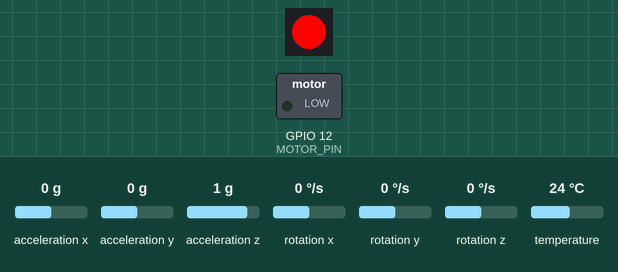
This sketch was run on a simulated ESP32. On the bench: 1 RGB LEDs in strip order, left to right, switched loads named in the sketch (green lamp = pin HIGH). The inputs (shaded band) are chosen by the test bench; at power-on: acceleration x 0 g, acceleration y 0 g, acceleration z 1 g, rotation x 0 °/s, rotation y 0 °/s, rotation z 0 °/s, temperature 24 °C. Nothing arrives over Bluetooth unless stated; a phone connects over Bluetooth LE 3 s after start; what the sketch prints to the serial monitor is not drawn.

Above: at 1.2 s.
At 2.7 s:
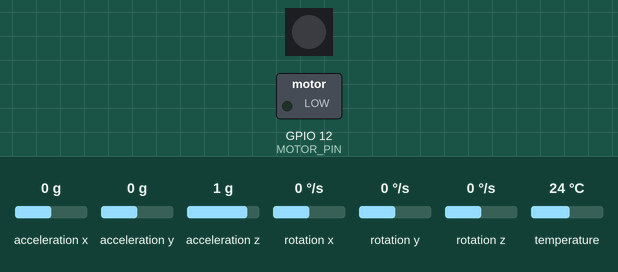
Timing chart, 0 to 4.0 s (numbered marks = the images above):
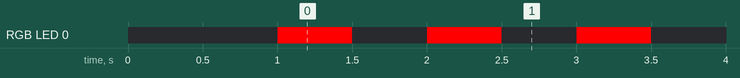

Measured:
- by itself, RGB LED 0: repeats every 1.0 s: off 0.50 s, RGB(255, 0, 0) 0.50 s, until it stays RGB(0, 255, 0) from 4.0 s

The sketch:

IMU_Funciona_led_motor.ino
```cpp
#include <Wire.h>
#include <Adafruit_MPU6050.h>
#include <BLEDevice.h>
#include <BLEUtils.h>
#include <BLEServer.h>
#include <BLE2902.h>
#include <Adafruit_NeoPixel.h>

// Pines de I2C
#define SDA_PIN 1
#define SCL_PIN 2

// Pines de NeoPixel
#define NEOPIXEL_PIN 21
#define NUMPIXELS 1
#define MOTOR_PIN 12  // Pin donde está conectado el motor

Adafruit_MPU6050 myIMU;
Adafruit_NeoPixel pixels(NUMPIXELS, NEOPIXEL_PIN, NEO_GRB + NEO_KHZ800);

// UUIDs para BLE
#define SERVICE_UUID "A9E90000-194C-4523-A473-5FDF36AA4D18"
#define CHAR_UUID_NEOPIXEL "A9E90001-194C-4523-A473-5FDF36AA4D18"
#define CHAR_UUID_IMU "A9E90002-194C-4523-A473-5FDF36AA4D18"
BLECharacteristic *pNeoPixelCharacteristic;
BLECharacteristic *pIMUCharacteristic;

float accelX, accelY, accelZ, gyroX, gyroY, gyroZ;

bool deviceConnected = false;
unsigned long previousMillis = 0;
const long interval = 500;
bool ledState = false;

// Función para cambiar el color del Neopixel
void setNeopixelColor(uint8_t r, uint8_t g, uint8_t b) {
  pixels.setPixelColor(0, pixels.Color(r, g, b));
  pixels.show();
}
void controlMotor(bool state);  // Declaración de función para controlar el motor

// Callbacks para conexión BLE
class MyServerCallbacks : public BLEServerCallbacks {
  void onConnect(BLEServer* pServer) {
    deviceConnected = true;
    Serial.println("Conectado a dispositivo BLE");
    setNeopixelColor(0, 255, 0);
  }

  void onDisconnect(BLEServer* pServer) {
    deviceConnected = false;
    Serial.println("Desconectado de dispositivo BLE");
    setNeopixelColor(255, 0, 0);
  }
};

// Callbacks para escritura en la característica
class MyNeoPixelCallbacks : public BLECharacteristicCallbacks {
  void onWrite(BLECharacteristic *pNeoPixelCharacteristic) {
    std::string value = pNeoPixelCharacteristic->getValue();
    if (value.length() == 4) {
      uint8_t r = value[0];
      uint8_t g = value[1];
      uint8_t b = value[2];
      bool motorState = value[3];  // Estado del motor (0 o 1)

      setNeopixelColor(r, g, b);
      controlMotor(motorState);  // Controlar el motor según el estado recibido
    } else {
      setNeopixelColor(125, 125, 0);
    }
  }
};

void setup() {
  Serial.begin(9600);
  delay(1000);

  Wire.begin(SDA_PIN, SCL_PIN);

  if (!myIMU.begin()) {
    Serial.println("No se pudo inicializar el MPU6050.");
    while (1);
  } else {
    Serial.println("MPU6050 inicializado correctamente.");
  }

  pixels.begin();
  setNeopixelColor(255, 0, 0);

  pinMode(MOTOR_PIN, OUTPUT);  // Configura el pin del motor como salida
  digitalWrite(MOTOR_PIN, LOW);  // Asegúrate de que el motor esté apagado inicialmente

  BLEDevice::init("ESP32 Neopixel Controller");
  BLEServer *pServer = BLEDevice::createServer();
  pServer->setCallbacks(new MyServerCallbacks());
  BLEService *pService = pServer->createService(SERVICE_UUID);

  pIMUCharacteristic = pService->createCharacteristic(
      CHAR_UUID_IMU,
      BLECharacteristic::PROPERTY_NOTIFY
  );

    // Crear característica para el Neopixel
  pNeoPixelCharacteristic = pService->createCharacteristic(
                      CHAR_UUID_NEOPIXEL,
                      BLECharacteristic::PROPERTY_WRITE
                    );

  // Modificación: Añadimos y configuramos el descriptor BLE2902
  BLE2902 *desc = new BLE2902();
  desc->setNotifications(true);  // Asegura que las notificaciones están habilitadas
  pIMUCharacteristic->addDescriptor(desc);

  pService->start();
  pServer->getAdvertising()->start();
}

void loop() {
  if (!deviceConnected) {
    unsigned long currentMillis = millis();

    if (currentMillis - previousMillis >= interval) {
      previousMillis = currentMillis;
      if (ledState) {
        setNeopixelColor(0, 0, 0);
      } else {
        setNeopixelColor(255, 0, 0);
      }
      ledState = !ledState;
    }
  } else {
    sensors_event_t accel, gyro, temp;
    myIMU.getEvent(&accel, &gyro, &temp);

    accelX = accel.acceleration.x;
    accelY = accel.acceleration.y;
    accelZ = accel.acceleration.z;
    gyroX = gyro.gyro.x;
    gyroY = gyro.gyro.y;
    gyroZ = gyro.gyro.z;

    byte imuData[24];
    memcpy(imuData, &accelX, sizeof(accelX));
    memcpy(imuData + 4, &accelY, sizeof(accelY));
    memcpy(imuData + 8, &accelZ, sizeof(accelZ));
    memcpy(imuData + 12, &gyroX, sizeof(gyroX));
    memcpy(imuData + 16, &gyroY, sizeof(gyroY));
    memcpy(imuData + 20, &gyroZ, sizeof(gyroZ));

    pIMUCharacteristic->setValue(imuData, sizeof(imuData));
    pIMUCharacteristic->notify();

    Serial.print("AX: "); Serial.print(accelX, 2); Serial.print(" ");
    Serial.print("AY: "); Serial.print(accelY, 2); Serial.print(" ");
    Serial.print("AZ: "); Serial.print(accelZ, 2); Serial.print(" ");
    Serial.print("GX: "); Serial.print(gyroX, 2); Serial.print(" ");
    Serial.print("GY: "); Serial.print(gyroY, 2); Serial.print(" ");
    Serial.print("GZ: "); Serial.println(gyroZ, 2);

    delay(1000);  // Incrementar intervalo para evitar saturación
  }
}
// Definición de la función para controlar el motor
void controlMotor(bool state) {
  if (state) {
    digitalWrite(MOTOR_PIN, HIGH);  // Enciende el motor
    Serial.println("Motor Encendido");
  } else {
    digitalWrite(MOTOR_PIN, LOW);   // Apaga el motor
    Serial.println("Motor Apagado");
  }
}
```
